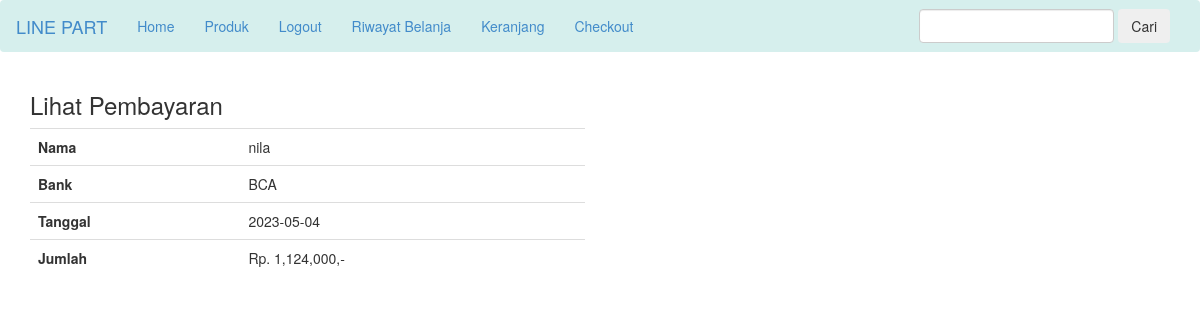
Screenshot of /lihat-pembayaran.php?id=33 (signed in) with the database file from the repository.
### tables this page shows
CREATE TABLE `pembayaran` (
  `id_pembayaran` int(11) NOT NULL,
  `id_pembelian` int(11) NOT NULL,
  `nama` varchar(255) NOT NULL,
  `bank` varchar(255) NOT NULL,
  `jumlah` int(11) NOT NULL,
  `tanggal` date NOT NULL,
  `bukti` varchar(255) NOT NULL
);

### lihat-pembayaran.php (the view, shortened to what this page needs)
<?php
include 'koneksi.php';
$id_pembelian = $_GET['id'];
$ambil = $koneksi->query("SELECT * FROM pembayaran JOIN pembelian ON pembayaran.id_pembelian=pembelian.id_pembelian WHERE pembelian.id_pembelian='$id_pembelian'");
$detbay = $ambil->fetch_assoc();
?>
<!DOCTYPE html>
<html lang="en">
<head>
  <link rel="stylesheet" href="admin/assets/css/bootstrap.css">
</head>
<body>
<?php include 'templates/navbar.php'; ?>
<section class="content">
  <div class="container">
    <h3>Lihat Pembayaran</h3>
    <div class="row">
      <div class="col-md-6">
        <table class="table">
          <tr>
            <th>Nama</th>
            <td><?= $detbay['nama']; ?></td>
          </tr>
          <tr>
            <th>Bank</th>
            <td><?= $detbay['bank']; ?></td>
          </tr>
          <tr>
            <th>Tanggal</th>
            <td><?= $detbay['tanggal']; ?></td>
          </tr>
          <tr>
            <th>Jumlah</th>
            <td>Rp. <?= number_format($detbay['jumlah']); ?>,-</td>
          </tr>
        </table>
      </div>
      <div class="col-md-6">
      </div>
    </div>
  </div>
</section>
</body>
</html>

### rows the page displays
pembayaran: nama "nila", bank "BCA", tanggal "2023-05-04", jumlah "1,124,000"
